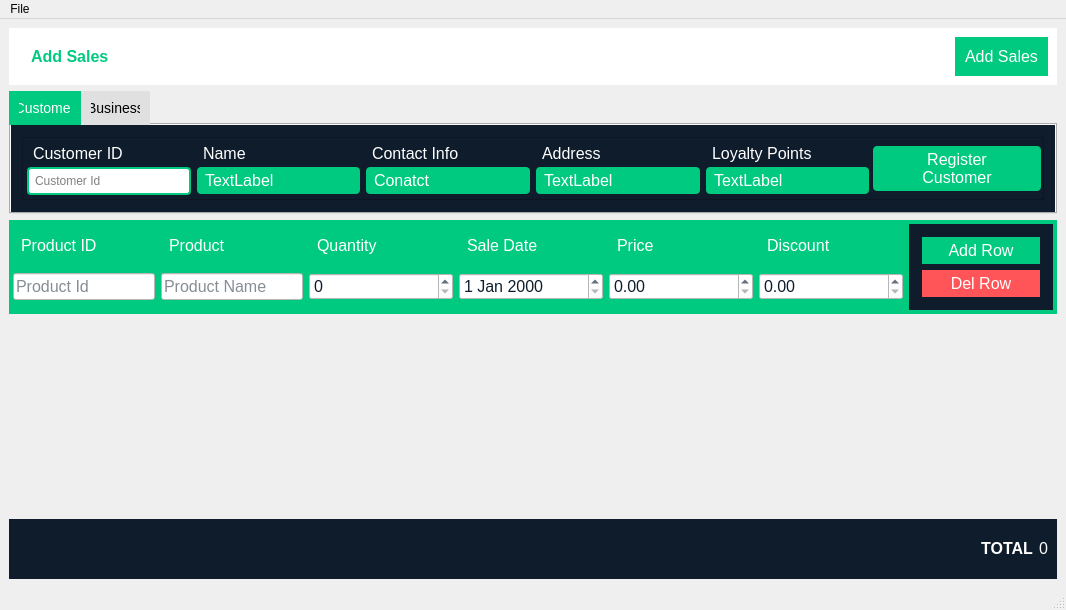
<?xml version="1.0" encoding="UTF-8"?>
<ui version="4.0">
 <class>AddSales</class>
 <widget class="QMainWindow" name="AddSales">
  <property name="geometry">
   <rect>
    <x>0</x>
    <y>0</y>
    <width>1066</width>
    <height>610</height>
   </rect>
  </property>
  <property name="windowTitle">
   <string>Add Sales</string>
  </property>
  <property name="windowIcon">
   <iconset>
    <normalon>:/resources/dashboard-icons/product-add.svg</normalon>
   </iconset>
  </property>
  <widget class="QWidget" name="centralwidget">
   <layout class="QHBoxLayout" name="horizontalLayout">
    <item>
     <layout class="QVBoxLayout" name="verticalLayout">
      <item>
       <widget class="QFrame" name="gridFrame">
        <property name="sizePolicy">
         <sizepolicy hsizetype="Preferred" vsizetype="Fixed">
          <horstretch>0</horstretch>
          <verstretch>0</verstretch>
         </sizepolicy>
        </property>
        <property name="styleSheet">
         <string notr="true">background-color: rgb(255, 255, 255);
</string>
        </property>
        <layout class="QHBoxLayout" name="horizontalLayout_2">
         <item>
          <widget class="QLabel" name="label_2">
           <property name="sizePolicy">
            <sizepolicy hsizetype="Fixed" vsizetype="Fixed">
             <horstretch>0</horstretch>
             <verstretch>0</verstretch>
            </sizepolicy>
           </property>
           <property name="text">
            <string/>
           </property>
           <property name="pixmap">
            <pixmap resource="resources.qrc">:/resources/dashboard-icons/product-add.svg</pixmap>
           </property>
           <property name="scaledContents">
            <bool>true</bool>
           </property>
          </widget>
         </item>
         <item>
          <widget class="QLabel" name="label">
           <property name="font">
            <font>
             <pointsize>12</pointsize>
             <bold>true</bold>
            </font>
           </property>
           <property name="styleSheet">
            <string notr="true">color: rgb(0, 202, 128);</string>
           </property>
           <property name="text">
            <string>Add Sales</string>
           </property>
          </widget>
         </item>
         <item>
          <widget class="QPushButton" name="Add_sale_btn">
           <property name="sizePolicy">
            <sizepolicy hsizetype="Fixed" vsizetype="Fixed">
             <horstretch>0</horstretch>
             <verstretch>0</verstretch>
            </sizepolicy>
           </property>
           <property name="maximumSize">
            <size>
             <width>16777215</width>
             <height>40</height>
            </size>
           </property>
           <property name="font">
            <font>
             <pointsize>12</pointsize>
            </font>
           </property>
           <property name="styleSheet">
            <string notr="true">QPushButton{
border:none;
color: rgb(255, 255, 255);
background-color: #00CA80;
padding:10px;
}
QPushButton:hover{
background-color: rgb(0, 147, 93);
}</string>
           </property>
           <property name="text">
            <string>Add Sales</string>
           </property>
          </widget>
         </item>
        </layout>
       </widget>
      </item>
      <item>
       <widget class="QTabWidget" name="tabWidget">
        <property name="sizePolicy">
         <sizepolicy hsizetype="Expanding" vsizetype="Fixed">
          <horstretch>0</horstretch>
          <verstretch>0</verstretch>
         </sizepolicy>
        </property>
        <property name="styleSheet">
         <string notr="true">QTabBar::tab:selected {
    background-color: rgb(0, 202, 128);  /* Green color for selected tab */
    color: white;
}

/* Style for inactive tabs */
QTabBar::tab {
    background-color: #e0e0e0;
	color: black;
    padding: 10px;
}

/* Hover effect on tabs */
QTabBar::tab:hover {
    background-color: rgb(0, 202, 128);
}

/* Optional: Style the tab text */
QTabBar::tab {
    font-size: 14px;
}

QFrame{
	background-color: rgb(14, 28, 44);
	color: rgb(255, 255, 255);
	padding: 2px;
}</string>
        </property>
        <property name="currentIndex">
         <number>0</number>
        </property>
        <widget class="QWidget" name="Customer">
         <attribute name="icon">
          <iconset>
           <normalon>:/resources/icons/customer.svg</normalon>
          </iconset>
         </attribute>
         <attribute name="title">
          <string>Customer</string>
         </attribute>
         <layout class="QHBoxLayout" name="horizontalLayout_5">
          <item>
           <widget class="QFrame" name="frame_2">
            <property name="sizePolicy">
             <sizepolicy hsizetype="Preferred" vsizetype="Fixed">
              <horstretch>0</horstretch>
              <verstretch>0</verstretch>
             </sizepolicy>
            </property>
            <property name="frameShape">
             <enum>QFrame::Shape::StyledPanel</enum>
            </property>
            <property name="frameShadow">
             <enum>QFrame::Shadow::Raised</enum>
            </property>
            <layout class="QHBoxLayout" name="horizontalLayout_6">
             <property name="spacing">
              <number>2</number>
             </property>
             <property name="leftMargin">
              <number>0</number>
             </property>
             <property name="topMargin">
              <number>0</number>
             </property>
             <property name="rightMargin">
              <number>0</number>
             </property>
             <property name="bottomMargin">
              <number>0</number>
             </property>
             <item>
              <widget class="QFrame" name="verticalFrame_2">
               <layout class="QVBoxLayout" name="verticalLayout_4">
                <property name="spacing">
                 <number>2</number>
                </property>
                <property name="leftMargin">
                 <number>0</number>
                </property>
                <property name="topMargin">
                 <number>0</number>
                </property>
                <property name="rightMargin">
                 <number>0</number>
                </property>
                <property name="bottomMargin">
                 <number>0</number>
                </property>
                <item>
                 <widget class="QLabel" name="label_9">
                  <property name="sizePolicy">
                   <sizepolicy hsizetype="Fixed" vsizetype="Fixed">
                    <horstretch>0</horstretch>
                    <verstretch>0</verstretch>
                   </sizepolicy>
                  </property>
                  <property name="font">
                   <font>
                    <pointsize>12</pointsize>
                   </font>
                  </property>
                  <property name="text">
                   <string>Customer ID</string>
                  </property>
                 </widget>
                </item>
                <item>
                 <widget class="QLineEdit" name="customer_id">
                  <property name="sizePolicy">
                   <sizepolicy hsizetype="Preferred" vsizetype="Fixed">
                    <horstretch>0</horstretch>
                    <verstretch>0</verstretch>
                   </sizepolicy>
                  </property>
                  <property name="styleSheet">
                   <string notr="true">background-color: rgb(255, 255, 255);
padding: 4px;
border:2px solid rgb(0, 202, 128);
border-radius: 4px;</string>
                  </property>
                  <property name="maxLength">
                   <number>999999999</number>
                  </property>
                  <property name="placeholderText">
                   <string>Customer Id</string>
                  </property>
                 </widget>
                </item>
               </layout>
              </widget>
             </item>
             <item>
              <widget class="QFrame" name="verticalFrame_3">
               <layout class="QVBoxLayout" name="verticalLayout_6">
                <property name="spacing">
                 <number>2</number>
                </property>
                <property name="leftMargin">
                 <number>0</number>
                </property>
                <property name="topMargin">
                 <number>0</number>
                </property>
                <property name="rightMargin">
                 <number>0</number>
                </property>
                <property name="bottomMargin">
                 <number>0</number>
                </property>
                <item>
                 <widget class="QLabel" name="label_10">
                  <property name="sizePolicy">
                   <sizepolicy hsizetype="Fixed" vsizetype="Fixed">
                    <horstretch>0</horstretch>
                    <verstretch>0</verstretch>
                   </sizepolicy>
                  </property>
                  <property name="font">
                   <font>
                    <pointsize>12</pointsize>
                   </font>
                  </property>
                  <property name="text">
                   <string>Name</string>
                  </property>
                 </widget>
                </item>
                <item>
                 <widget class="QLabel" name="customer_name">
                  <property name="sizePolicy">
                   <sizepolicy hsizetype="Preferred" vsizetype="Fixed">
                    <horstretch>0</horstretch>
                    <verstretch>0</verstretch>
                   </sizepolicy>
                  </property>
                  <property name="font">
                   <font>
                    <pointsize>12</pointsize>
                   </font>
                  </property>
                  <property name="styleSheet">
                   <string notr="true">background-color: rgb(0, 202, 128);
padding: 4px;
border-radius: 4px;</string>
                  </property>
                  <property name="text">
                   <string>TextLabel</string>
                  </property>
                 </widget>
                </item>
               </layout>
              </widget>
             </item>
             <item>
              <widget class="QFrame" name="verticalFrame_6">
               <layout class="QVBoxLayout" name="verticalLayout_13">
                <property name="spacing">
                 <number>2</number>
                </property>
                <property name="leftMargin">
                 <number>0</number>
                </property>
                <property name="topMargin">
                 <number>0</number>
                </property>
                <property name="rightMargin">
                 <number>0</number>
                </property>
                <property name="bottomMargin">
                 <number>0</number>
                </property>
                <item>
                 <widget class="QLabel" name="label_11">
                  <property name="sizePolicy">
                   <sizepolicy hsizetype="Preferred" vsizetype="Fixed">
                    <horstretch>0</horstretch>
                    <verstretch>0</verstretch>
                   </sizepolicy>
                  </property>
                  <property name="font">
                   <font>
                    <pointsize>12</pointsize>
                   </font>
                  </property>
                  <property name="text">
                   <string>Contact Info</string>
                  </property>
                 </widget>
                </item>
                <item>
                 <widget class="QLabel" name="customer_label">
                  <property name="sizePolicy">
                   <sizepolicy hsizetype="Preferred" vsizetype="Fixed">
                    <horstretch>0</horstretch>
                    <verstretch>0</verstretch>
                   </sizepolicy>
                  </property>
                  <property name="font">
                   <font>
                    <pointsize>12</pointsize>
                   </font>
                  </property>
                  <property name="styleSheet">
                   <string notr="true">background-color: rgb(0, 202, 128);
padding: 4px;
border-radius: 4px;</string>
                  </property>
                  <property name="text">
                   <string>Conatct</string>
                  </property>
                 </widget>
                </item>
               </layout>
              </widget>
             </item>
             <item>
              <widget class="QFrame" name="verticalFrame_4">
               <layout class="QVBoxLayout" name="verticalLayout_9">
                <property name="spacing">
                 <number>2</number>
                </property>
                <property name="leftMargin">
                 <number>0</number>
                </property>
                <property name="topMargin">
                 <number>0</number>
                </property>
                <property name="rightMargin">
                 <number>0</number>
                </property>
                <property name="bottomMargin">
                 <number>0</number>
                </property>
                <item>
                 <widget class="QLabel" name="label_12">
                  <property name="sizePolicy">
                   <sizepolicy hsizetype="Fixed" vsizetype="Fixed">
                    <horstretch>0</horstretch>
                    <verstretch>0</verstretch>
                   </sizepolicy>
                  </property>
                  <property name="font">
                   <font>
                    <pointsize>12</pointsize>
                   </font>
                  </property>
                  <property name="text">
                   <string>Address</string>
                  </property>
                 </widget>
                </item>
                <item>
                 <widget class="QLabel" name="customer_addresss">
                  <property name="sizePolicy">
                   <sizepolicy hsizetype="Preferred" vsizetype="Fixed">
                    <horstretch>0</horstretch>
                    <verstretch>0</verstretch>
                   </sizepolicy>
                  </property>
                  <property name="font">
                   <font>
                    <pointsize>12</pointsize>
                   </font>
                  </property>
                  <property name="styleSheet">
                   <string notr="true">background-color: rgb(0, 202, 128);
padding: 4px;
border-radius: 4px;</string>
                  </property>
                  <property name="text">
                   <string>TextLabel</string>
                  </property>
                  <property name="wordWrap">
                   <bool>true</bool>
                  </property>
                 </widget>
                </item>
               </layout>
              </widget>
             </item>
             <item>
              <widget class="QFrame" name="verticalFrame_5">
               <layout class="QVBoxLayout" name="verticalLayout_12">
                <property name="spacing">
                 <number>2</number>
                </property>
                <property name="leftMargin">
                 <number>0</number>
                </property>
                <property name="topMargin">
                 <number>0</number>
                </property>
                <property name="rightMargin">
                 <number>0</number>
                </property>
                <property name="bottomMargin">
                 <number>0</number>
                </property>
                <item>
                 <widget class="QLabel" name="label_14">
                  <property name="sizePolicy">
                   <sizepolicy hsizetype="Fixed" vsizetype="Fixed">
                    <horstretch>0</horstretch>
                    <verstretch>0</verstretch>
                   </sizepolicy>
                  </property>
                  <property name="font">
                   <font>
                    <pointsize>12</pointsize>
                   </font>
                  </property>
                  <property name="text">
                   <string>Loyalty Points</string>
                  </property>
                 </widget>
                </item>
                <item>
                 <widget class="QLabel" name="customer_loyalty_points">
                  <property name="sizePolicy">
                   <sizepolicy hsizetype="Preferred" vsizetype="Fixed">
                    <horstretch>0</horstretch>
                    <verstretch>0</verstretch>
                   </sizepolicy>
                  </property>
                  <property name="font">
                   <font>
                    <pointsize>12</pointsize>
                   </font>
                  </property>
                  <property name="styleSheet">
                   <string notr="true">background-color: rgb(0, 202, 128);
padding: 4px;
border-radius: 4px;</string>
                  </property>
                  <property name="text">
                   <string>TextLabel</string>
                  </property>
                 </widget>
                </item>
               </layout>
              </widget>
             </item>
             <item>
              <widget class="QPushButton" name="register_customer_btn">
               <property name="sizePolicy">
                <sizepolicy hsizetype="Minimum" vsizetype="Fixed">
                 <horstretch>0</horstretch>
                 <verstretch>0</verstretch>
                </sizepolicy>
               </property>
               <property name="font">
                <font>
                 <pointsize>12</pointsize>
                </font>
               </property>
               <property name="styleSheet">
                <string notr="true">QPushButton{
	background-color: rgb(0, 202, 128);
	color: rgb(255, 255, 255);
	border: none;
	padding: 4px;
	border-radius: 4px;
}

QPushButton:hover{
	background-color: rgb(0, 138, 87);
	color: rgb(255, 255, 255);
	border: none;
	padding: 4px;
}</string>
               </property>
               <property name="text">
                <string>Register
Customer</string>
               </property>
              </widget>
             </item>
            </layout>
           </widget>
          </item>
         </layout>
        </widget>
        <widget class="QWidget" name="Business">
         <attribute name="icon">
          <iconset>
           <normalon>:/resources/icons/business_mini.svg</normalon>
          </iconset>
         </attribute>
         <attribute name="title">
          <string>Business</string>
         </attribute>
        </widget>
       </widget>
      </item>
      <item>
       <widget class="QFrame" name="horizontalFrame">
        <property name="sizePolicy">
         <sizepolicy hsizetype="Preferred" vsizetype="Fixed">
          <horstretch>0</horstretch>
          <verstretch>0</verstretch>
         </sizepolicy>
        </property>
        <property name="styleSheet">
         <string notr="true">QFrame{
background-color: rgb(0, 202, 128);
color: rgb(255, 255, 255);
padding: 4px;
}
QLineEdit{
background-color: rgb(255, 255, 255);
color: rgb(14, 28, 44);
}</string>
        </property>
        <layout class="QHBoxLayout" name="horizontalLayout_3">
         <property name="leftMargin">
          <number>0</number>
         </property>
         <property name="topMargin">
          <number>0</number>
         </property>
         <property name="rightMargin">
          <number>0</number>
         </property>
         <property name="bottomMargin">
          <number>0</number>
         </property>
         <item>
          <layout class="QVBoxLayout" name="verticalLayout_7">
           <item>
            <widget class="QLabel" name="label_8">
             <property name="sizePolicy">
              <sizepolicy hsizetype="Preferred" vsizetype="Fixed">
               <horstretch>0</horstretch>
               <verstretch>0</verstretch>
              </sizepolicy>
             </property>
             <property name="font">
              <font>
               <pointsize>12</pointsize>
              </font>
             </property>
             <property name="text">
              <string>Product ID</string>
             </property>
            </widget>
           </item>
           <item>
            <widget class="QLineEdit" name="Product_id">
             <property name="sizePolicy">
              <sizepolicy hsizetype="Fixed" vsizetype="Fixed">
               <horstretch>0</horstretch>
               <verstretch>0</verstretch>
              </sizepolicy>
             </property>
             <property name="font">
              <font>
               <pointsize>12</pointsize>
              </font>
             </property>
             <property name="styleSheet">
              <string notr="true">background-color: rgb(255, 255, 255);
color: rgb(14, 28, 44);</string>
             </property>
             <property name="placeholderText">
              <string>Product Id</string>
             </property>
            </widget>
           </item>
          </layout>
         </item>
         <item>
          <layout class="QVBoxLayout" name="verticalLayout_2">
           <item>
            <widget class="QLabel" name="Product_name_label">
             <property name="sizePolicy">
              <sizepolicy hsizetype="Preferred" vsizetype="Fixed">
               <horstretch>0</horstretch>
               <verstretch>0</verstretch>
              </sizepolicy>
             </property>
             <property name="font">
              <font>
               <pointsize>12</pointsize>
              </font>
             </property>
             <property name="text">
              <string>Product</string>
             </property>
            </widget>
           </item>
           <item>
            <widget class="QLineEdit" name="Product_name">
             <property name="sizePolicy">
              <sizepolicy hsizetype="Fixed" vsizetype="Fixed">
               <horstretch>0</horstretch>
               <verstretch>0</verstretch>
              </sizepolicy>
             </property>
             <property name="font">
              <font>
               <pointsize>12</pointsize>
              </font>
             </property>
             <property name="styleSheet">
              <string notr="true">background-color: rgb(255, 255, 255);
color: rgb(14, 28, 44);</string>
             </property>
             <property name="placeholderText">
              <string>Product Name</string>
             </property>
            </widget>
           </item>
          </layout>
         </item>
         <item>
          <layout class="QVBoxLayout" name="verticalLayout_11">
           <item>
            <widget class="QLabel" name="label_6">
             <property name="sizePolicy">
              <sizepolicy hsizetype="Preferred" vsizetype="Fixed">
               <horstretch>0</horstretch>
               <verstretch>0</verstretch>
              </sizepolicy>
             </property>
             <property name="font">
              <font>
               <pointsize>12</pointsize>
              </font>
             </property>
             <property name="text">
              <string>Quantity</string>
             </property>
            </widget>
           </item>
           <item>
            <widget class="QSpinBox" name="quantity_spinBox">
             <property name="font">
              <font>
               <pointsize>12</pointsize>
              </font>
             </property>
             <property name="styleSheet">
              <string notr="true">background-color: rgb(255, 255, 255);
color: rgb(14, 28, 44);</string>
             </property>
             <property name="maximum">
              <number>999999999</number>
             </property>
            </widget>
           </item>
          </layout>
         </item>
         <item>
          <layout class="QVBoxLayout" name="verticalLayout_10">
           <item>
            <widget class="QLabel" name="label_4">
             <property name="sizePolicy">
              <sizepolicy hsizetype="Preferred" vsizetype="Fixed">
               <horstretch>0</horstretch>
               <verstretch>0</verstretch>
              </sizepolicy>
             </property>
             <property name="font">
              <font>
               <pointsize>12</pointsize>
              </font>
             </property>
             <property name="text">
              <string>Sale Date</string>
             </property>
            </widget>
           </item>
           <item>
            <widget class="QDateEdit" name="purchase_Date_dateEdit">
             <property name="font">
              <font>
               <pointsize>12</pointsize>
              </font>
             </property>
             <property name="styleSheet">
              <string notr="true">background-color: rgb(255, 255, 255);
color: rgb(14, 28, 44);</string>
             </property>
            </widget>
           </item>
          </layout>
         </item>
         <item>
          <layout class="QVBoxLayout" name="verticalLayout_8">
           <item>
            <widget class="QLabel" name="label_5">
             <property name="sizePolicy">
              <sizepolicy hsizetype="Preferred" vsizetype="Fixed">
               <horstretch>0</horstretch>
               <verstretch>0</verstretch>
              </sizepolicy>
             </property>
             <property name="font">
              <font>
               <pointsize>12</pointsize>
              </font>
             </property>
             <property name="text">
              <string>Price</string>
             </property>
            </widget>
           </item>
           <item>
            <widget class="QDoubleSpinBox" name="price_doubleSpinBox">
             <property name="font">
              <font>
               <pointsize>12</pointsize>
              </font>
             </property>
             <property name="styleSheet">
              <string notr="true">background-color: rgb(255, 255, 255);
color: rgb(14, 28, 44);</string>
             </property>
             <property name="maximum">
              <double>99999999999999995287335453651211007997446182781858083179085387749785952239205787068995699003416510776387310061494932420984963311567802202010637287727642443776.000000000000000</double>
             </property>
            </widget>
           </item>
          </layout>
         </item>
         <item>
          <layout class="QVBoxLayout" name="verticalLayout_3">
           <item>
            <widget class="QLabel" name="label_7">
             <property name="sizePolicy">
              <sizepolicy hsizetype="Preferred" vsizetype="Fixed">
               <horstretch>0</horstretch>
               <verstretch>0</verstretch>
              </sizepolicy>
             </property>
             <property name="font">
              <font>
               <pointsize>12</pointsize>
              </font>
             </property>
             <property name="text">
              <string>Discount</string>
             </property>
            </widget>
           </item>
           <item>
            <widget class="QDoubleSpinBox" name="discount_doubleSpinBox">
             <property name="font">
              <font>
               <pointsize>12</pointsize>
              </font>
             </property>
             <property name="styleSheet">
              <string notr="true">background-color: rgb(255, 255, 255);
color: rgb(14, 28, 44);</string>
             </property>
            </widget>
           </item>
          </layout>
         </item>
         <item>
          <widget class="QFrame" name="verticalFrame">
           <property name="styleSheet">
            <string notr="true">background-color: rgb(14, 28, 44);</string>
           </property>
           <layout class="QVBoxLayout" name="verticalLayout_5">
            <item>
             <widget class="QPushButton" name="ADD_Row_btn">
              <property name="font">
               <font>
                <pointsize>12</pointsize>
               </font>
              </property>
              <property name="styleSheet">
               <string notr="true">QPushButton{
	background-color: rgb(0, 202, 128);
	color: rgb(255, 255, 255);
	border: none;
	padding: 4px;
}

QPushButton:hover{
	background-color: rgb(0, 138, 87);
	color: rgb(255, 255, 255);
	border: none;
	padding: 4px;
}</string>
              </property>
              <property name="text">
               <string>Add Row</string>
              </property>
             </widget>
            </item>
            <item>
             <widget class="QPushButton" name="Del_Row_btn">
              <property name="font">
               <font>
                <pointsize>12</pointsize>
               </font>
              </property>
              <property name="styleSheet">
               <string notr="true">QPushButton{
	background-color: rgb(255, 85, 88);
	color: rgb(255, 255, 255);
	border: none;
	padding: 4px;
}

QPushButton:hover{
	background-color: rgb(189, 63, 67);
	color: rgb(255, 255, 255);
	border: none;
	padding: 4px;
}</string>
              </property>
              <property name="text">
               <string>Del Row</string>
              </property>
             </widget>
            </item>
           </layout>
          </widget>
         </item>
        </layout>
       </widget>
      </item>
      <item>
       <widget class="QFrame" name="frame">
        <property name="styleSheet">
         <string notr="true">QTableView {
    border: 1px solid #d3d3d3;  /* Border around the entire table */
    selection-background-color: #a1c4fd;  /* Background color for selected cells */
    selection-color: white;  /* Text color for selected cells */
    alternate-background-color: #f2f2f2;  /* Background color for alternate rows */
    gridline-color: #cccccc;  /* Color of gridlines separating cells */
    background-color: #ffffff;  /* Background color of the table */
}

/* Styling for individual cells */
QTableView::item {
    padding: 2px;  /* Padding inside each cell */
	font-size:12px;
    color: black;  /* Default text color */
    background-color: white;  /* Default background color of cells */
}

/* Styling for selected cells */
QTableView::item:selected {
    background-color: rgb(0, 202, 128);  /* Background color for selected cells */
    color: white;  /* Text color for selected cells */
}

/* Row Styling (for alternate rows) */
QTableView::item:alternate {
    background-color: #f9f9f9;  /* Background color for alternate rows */
}

/* Styling for header cells */
QHeaderView::section {
    background-color: #2c3e50;  /* Header background color */
    color: white;  /* Header text color */
    padding: 5px;  /* Padding for header cells */
    font-weight: bold;  /* Bold font for header text */
    text-align: center;  /* Center-align header text */
}

/* Header horizontal lines */
QHeaderView::section:horizontal {
    border-right: 1px solid #d3d3d3;  /* Border between header cells */
}

/* For sorting indicators in the header */
QHeaderView::indicator:checked {
    background-color: #0078d4;  /* Sorting indicator background color */
}
</string>
        </property>
        <layout class="QHBoxLayout" name="table_horizontalLayout"/>
       </widget>
      </item>
      <item>
       <widget class="QFrame" name="horizontalFrame">
        <property name="sizePolicy">
         <sizepolicy hsizetype="Preferred" vsizetype="Fixed">
          <horstretch>0</horstretch>
          <verstretch>0</verstretch>
         </sizepolicy>
        </property>
        <property name="maximumSize">
         <size>
          <width>16777215</width>
          <height>60</height>
         </size>
        </property>
        <property name="styleSheet">
         <string notr="true">background-color: rgb(14, 28, 44);
color: rgb(255, 255, 255);</string>
        </property>
        <layout class="QHBoxLayout" name="horizontalLayout_4">
         <item>
          <widget class="QLabel" name="label_3">
           <property name="sizePolicy">
            <sizepolicy hsizetype="Expanding" vsizetype="Fixed">
             <horstretch>0</horstretch>
             <verstretch>0</verstretch>
            </sizepolicy>
           </property>
           <property name="font">
            <font>
             <pointsize>12</pointsize>
             <bold>true</bold>
            </font>
           </property>
           <property name="text">
            <string>TOTAL</string>
           </property>
           <property name="alignment">
            <set>Qt::AlignmentFlag::AlignRight|Qt::AlignmentFlag::AlignTrailing|Qt::AlignmentFlag::AlignVCenter</set>
           </property>
          </widget>
         </item>
         <item>
          <widget class="QLabel" name="Total_label">
           <property name="sizePolicy">
            <sizepolicy hsizetype="Minimum" vsizetype="Fixed">
             <horstretch>0</horstretch>
             <verstretch>0</verstretch>
            </sizepolicy>
           </property>
           <property name="font">
            <font>
             <pointsize>12</pointsize>
            </font>
           </property>
           <property name="text">
            <string>0</string>
           </property>
           <property name="alignment">
            <set>Qt::AlignmentFlag::AlignCenter</set>
           </property>
          </widget>
         </item>
        </layout>
       </widget>
      </item>
     </layout>
    </item>
   </layout>
  </widget>
  <widget class="QMenuBar" name="menubar">
   <property name="geometry">
    <rect>
     <x>0</x>
     <y>0</y>
     <width>1066</width>
     <height>21</height>
    </rect>
   </property>
   <widget class="QMenu" name="menuFile">
    <property name="title">
     <string>File</string>
    </property>
    <addaction name="actionDel_Row"/>
   </widget>
   <addaction name="menuFile"/>
  </widget>
  <widget class="QStatusBar" name="statusbar"/>
  <action name="actionDel_Row">
   <property name="text">
    <string>Del Row</string>
   </property>
   <property name="shortcut">
    <string>Del</string>
   </property>
  </action>
 </widget>
 <resources>
  <include location="resources.qrc"/>
 </resources>
 <connections/>
</ui>
